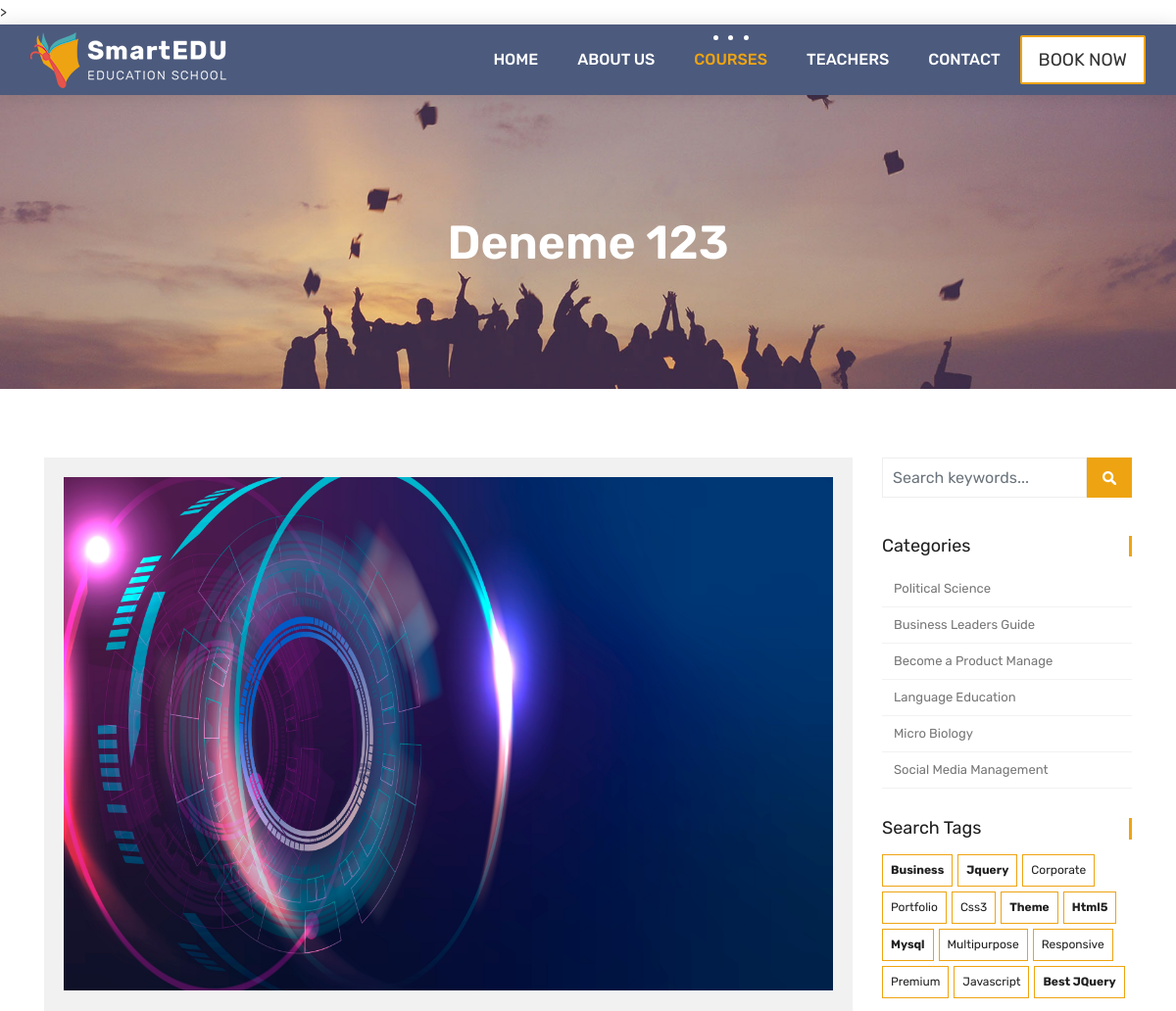
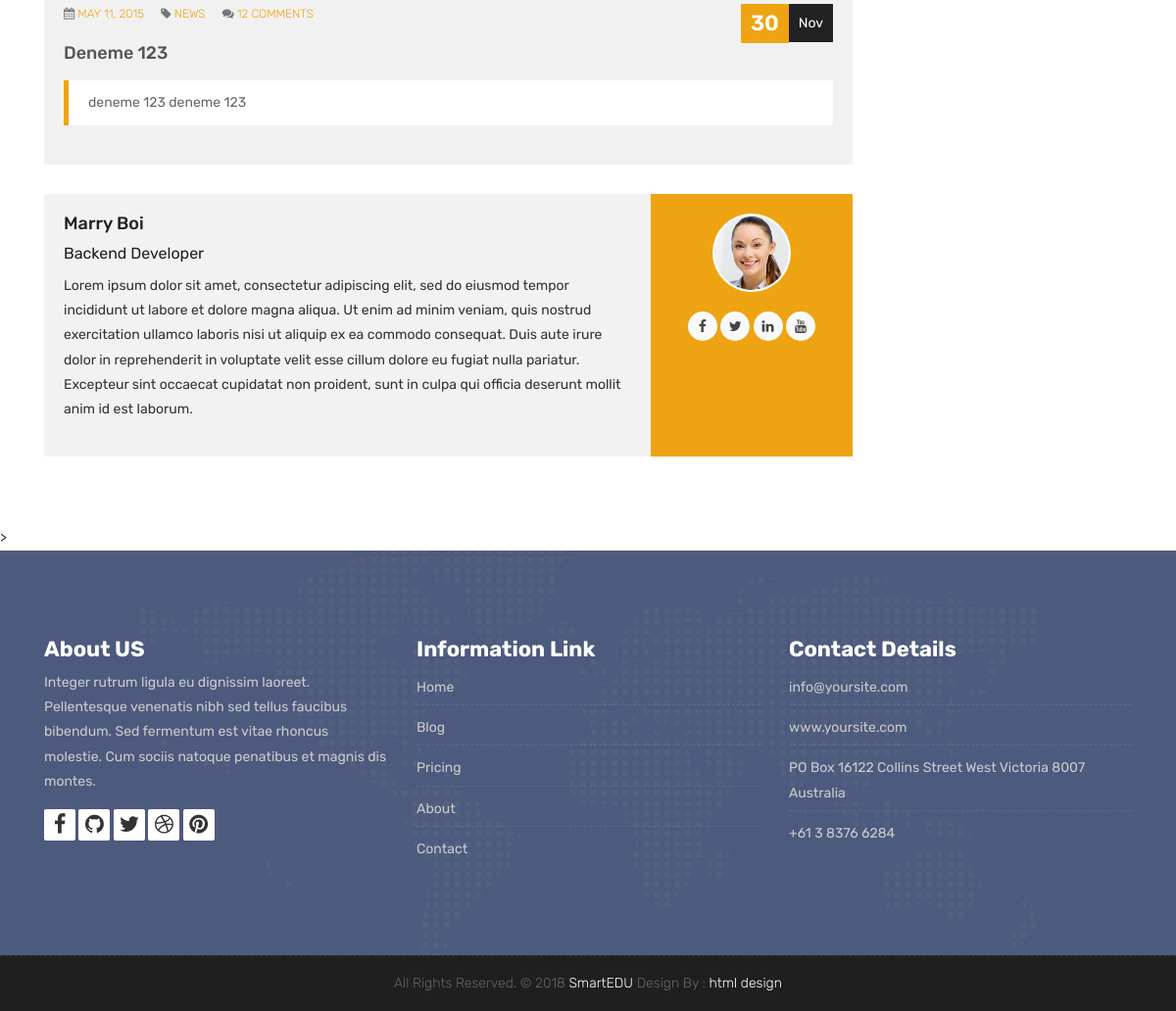
Screenshot of /courses/web-design/1 with the database file from the repository (2 pictures, top to bottom).
### courses/models.py (models this page shows, shortened)
class Course(models.Model):
    name = models.CharField(max_length=200, unique=True, verbose_name="Course Name", help_text="Enter the course name")
    category = models.ForeignKey(Category, null=True, on_delete=models.DO_NOTHING)
    tags = models.ManyToManyField(Tag, blank=True, null=True)
    teacher = models.ForeignKey(Teacher, null=True, on_delete=models.CASCADE)
    description = models.TextField(blank=True, null=True)
    image = models.ImageField(upload_to="courses/%Y/%m/%d/", default="default_course_image.jpg")
    date = models.DateTimeField(auto_now=True)
    available = models.BooleanField(default=True)

### teachers/models.py (models this page shows, shortened)
class Teacher(models.Model):
    name = models.CharField(max_length=50)
    title = models.CharField(max_length=50)
    description = models.TextField(blank=True, null=True)
    image = models.ImageField(upload_to="teachers/%Y/%m/%d/", default="teachers/default_teacher_image.jpg")
    facebook = models.URLField(max_length=200, blank=True)
    twitter = models.URLField(max_length=200, blank=True)
    linkedin = models.URLField(max_length=200, blank=True)
    youtube = models.URLField(max_length=200, blank=True)

### courses/views.py (the view)
# urls.py: path('<slug:category_slug>/<int:course_id>', views.course_detail, name="course_detail"),
def course_detail(request, category_slug, course_id):
    course = Course.objects.get(category__slug=category_slug, id=course_id)
    context = {
        'course' : course
    }
    return render(request, 'course.html', context)

### templates/course.html (shortened to what this page needs)
{% extends 'partials/_base.html' %}
{% load static %}
{% block content %}
	<div class="all-title-box">
		<div class="container text-center">
			<h1>{{ course.name }}</h1>
		</div>
	</div>
    <div id="overviews" class="section wb">
        <div class="container">
            <div class="row">
                <div class="col-lg-9 blog-post-single">
                    <div class="blog-item">
						<div class="image-blog">
							<img src="{{ course.image.url }}" alt="" class="img-fluid">
						</div>
						<div class="post-content">
							<div class="post-date">
								<span class="day">30</span>
								<span class="month">Nov</span>
							</div>
							<div class="meta-info-blog">
								<span><i class="fa fa-calendar"></i> <a href="#">May 11, 2015</a> </span>
								<span><i class="fa fa-tag"></i>  <a href="#">News</a> </span>
								<span><i class="fa fa-comments"></i> <a href="#">12 Comments</a></span>
							</div>
							<div class="blog-title">
								<h2><a href="#" title="">{{ course.name }}</a></h2>
							</div>
							<div class="blog-desc">
								<blockquote class="default">
									{{ course.description }}
								</blockquote>
							</div>
						</div>
					</div>
					<div class="blog-author">
						<div class="author-bio">
							<h3 class="author_name"><a href="{% url 'teacher_detail' course.teacher.pk %}">{{course.teacher.name}}</a></h3>
							<h5>{{course.teacher.title}}</h5>
							<p class="author_det">{{course.teacher.description}}</p>
						</div>
						<div class="author-desc">
							<img src="{{course.teacher.image.url}}" alt="about author">
							<ul class="author-social">
								<li><a href="{{course.teacher.facebook}}"><i class="fa fa-facebook"></i></a></li>
								<li><a href="{{course.teacher.twitter}}"><i class="fa fa-twitter"></i></a></li>
								<li><a href="{{course.teacher.linkedin}}"><i class="fa fa-linkedin"></i></a></li>
								<li><a href="{{course.teacher.youtube}}"><i class="fa fa-youtube"></i></a></li>
							</ul>
						</div>
					</div>
                </div>
				<div class="col-lg-3 col-12 right-single">
					<div class="widget-search">
						<div class="site-search-area">
							<form method="get" id="site-searchform" action="#">
								<div>
									<input class="input-text form-control" name="search-k" id="search-k" placeholder="Search keywords..." type="text">
									<input id="searchsubmit" value="Search" type="submit">
								</div>
							</form>
						</div>
					</div>
					<div class="widget-categories">
						<h3 class="widget-title">Categories</h3>
						<ul>
							<li><a href="#">Political Science</a></li>
							<li><a href="#">Business Leaders Guide</a></li>
							<li><a href="#">Become a Product Manage</a></li>
							<li><a href="#">Language Education</a></li>
							<li><a href="#">Micro Biology</a></li>
							<li><a href="#">Social Media Management</a></li>
						</ul>
					</div>
					<div class="widget-tags">
						<h3 class="widget-title">Search Tags</h3>
						<ul class="tags">
							<li><a href="#"><b>business</b></a></li>
							<li><a href="#"><b>jquery</b></a></li>
							<li><a href="#">corporate</a></li>
							<li><a href="#">portfolio</a></li>
							<li><a href="#">css3</a></li>
							<li><a href="#"><b>theme</b></a></li>
							<li><a href="#"><b>html5</b></a></li>
							<li><a href="#"><b>mysql</b></a></li>
							<li><a href="#">multipurpose</a></li>
							<li><a href="#">responsive</a></li>
							<li><a href="#">premium</a></li>
							<li><a href="#">javascript</a></li>
							<li><a href="#"><b>Best jQuery</b></a></li>
						</ul>
					</div>
				</div>
            </div>
        </div>
    </div>
{% endblock %}

### rows the page displays
Course: name "Deneme 123", image (picture), description "deneme 123 deneme 123", teacher.name "Marry Boi", teacher "Backend Developer", teacher.description "Lorem ipsum dolor sit amet, consectetur adipiscing elit, sed do eiusmod tempor incididunt ut labore et dolore magna aliqua. Ut enim ad minim veniam, quis nostrud exercitation ullamco laboris nisi ut aliquip ex ea commodo consequat. Duis aute irure dolor in reprehenderit in voluptate velit esse cillum dolore eu fugiat nulla pariatur. Excepteur sint occaecat cupidatat non proident, sunt in culpa qui officia deserunt mollit anim id est laborum.", teacher.image (picture)
